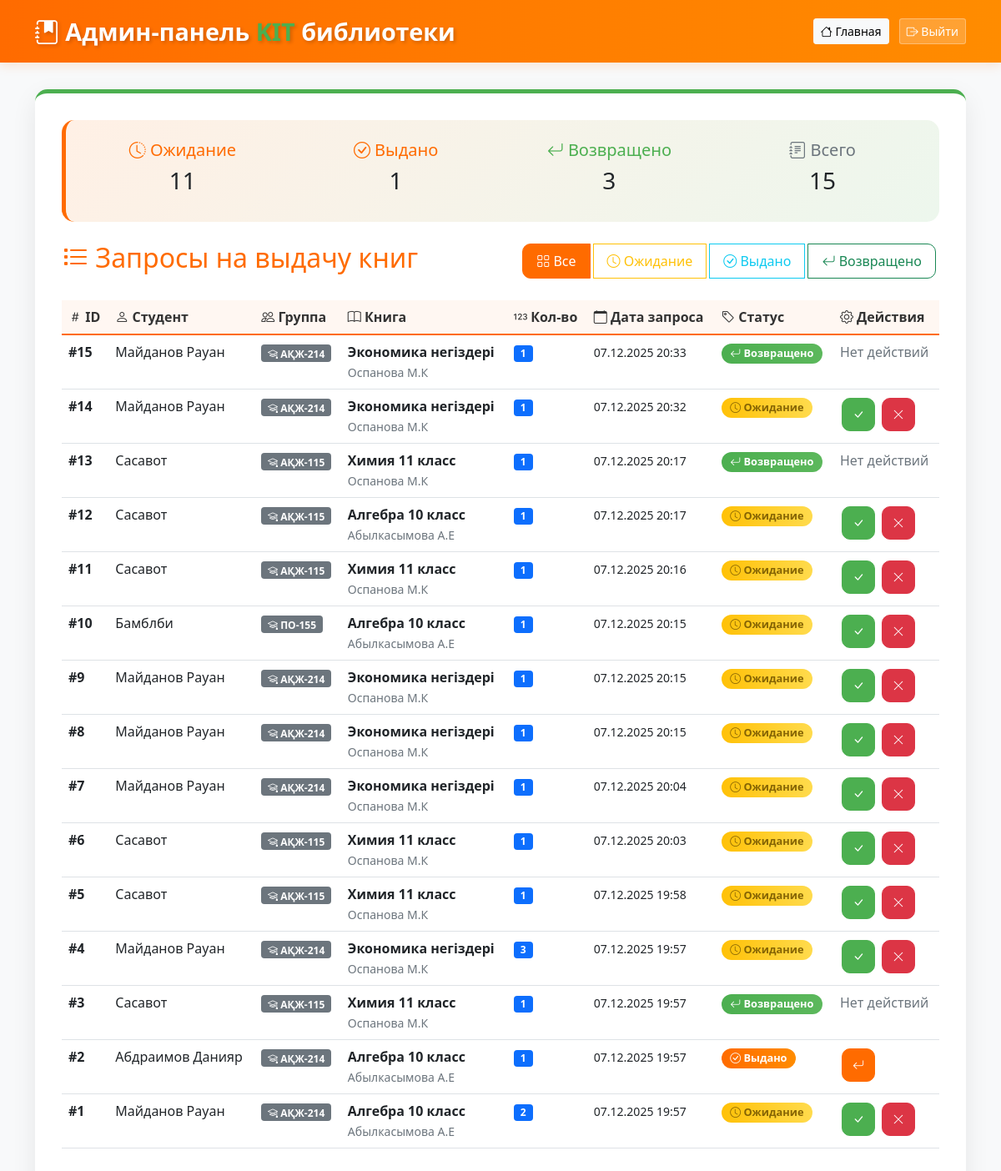
/admin (signed in), run on an earlier commit of the app's database.
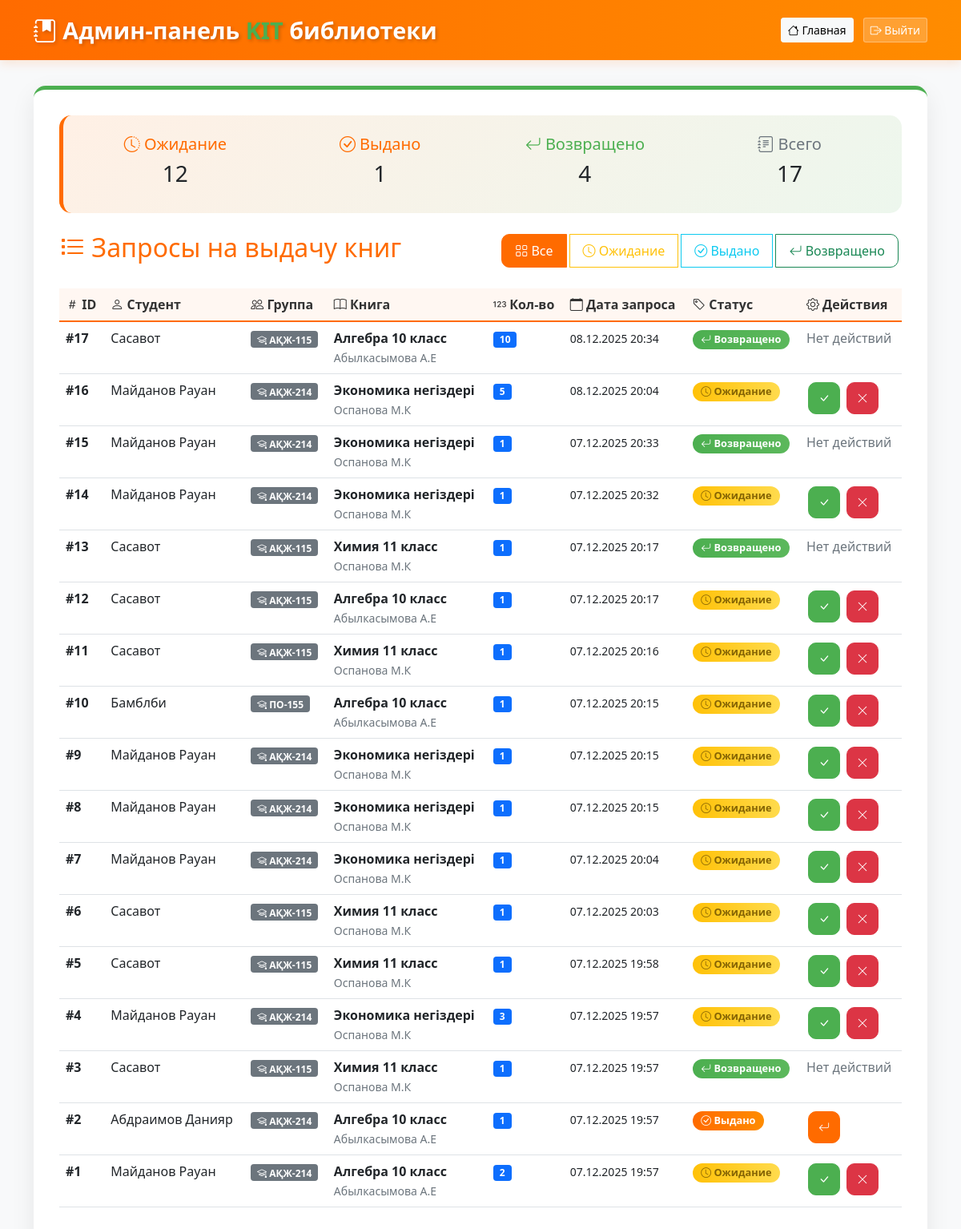
And on a later commit of the database.
### models.py (models this page shows, shortened)
class BookRequest(db.Model):
    __tablename__ = 'book_requests'
    id = db.Column(db.Integer, primary_key=True)
    request_number = db.Column(db.String(20), unique=True, nullable=True)
    student_id = db.Column(db.Integer, db.ForeignKey('students.id'), nullable=False)
    book_id = db.Column(db.Integer, db.ForeignKey('books.id'), nullable=False)
    request_date = db.Column(db.DateTime, nullable=False, default=db.func.now())  # Дата создания запроса
    issue_date = db.Column(db.DateTime)  # Дата выдачи (когда библиотекарь подтвердил)
    planned_return_date = db.Column(db.DateTime)  # Планируемая дата возврата (+90 минут)
    actual_return_date = db.Column(db.DateTime)  # Фактическая дата возврата
    quantity = db.Column(db.Integer, nullable=False, default=1)  # Количество взятых экземпляров
    status = db.Column(db.String(20), nullable=False, default='ожидание')  # статусы: ожидание, выдано, возвращено
    book = db.relationship('Book', backref='requests')

class Student(db.Model):
    __tablename__ = 'students'
    id = db.Column(db.Integer, primary_key=True)
    full_name = db.Column(db.String(100), nullable=False)  # ФИО
    group_id = db.Column(db.Integer, db.ForeignKey('groups.id'), nullable=False)
    book_requests = db.relationship('BookRequest', backref='student', lazy=True)

class Group(db.Model):
    __tablename__ = 'groups'
    id = db.Column(db.Integer, primary_key=True)
    name = db.Column(db.String(50), unique=True, nullable=False)  # Например: "АҚЖ-214"
    language = db.Column(db.String(10), nullable=False)  # "kz" или "ru"
    course = db.Column(db.Integer, nullable=False)  # 1 или 2
    students = db.relationship('Student', backref='group', lazy=True)

class Book(db.Model):
    __tablename__ = 'books'
    id = db.Column(db.Integer, primary_key=True)
    name = db.Column(db.String(200), nullable=False)  # Название книги
    author = db.Column(db.String(100), nullable=False)  # Автор книги
    year = db.Column(db.Integer, nullable=False)  # Год издания
    total_quantity = db.Column(db.Integer, nullable=False)  # Всего экземпляров
    available_quantity = db.Column(db.Integer, nullable=False)  # Доступно сейчас
    language = db.Column(db.String(10), nullable=False)  # Язык книги
    course = db.Column(db.Integer, nullable=False)  # Курс

### app.py (the view)
@app.route('/admin')
@admin_required
def admin_dashboard():
    requests = BookRequest.query.order_by(BookRequest.request_date.desc()).all()
    return render_template('admin.html', requests=requests)

### app.py (called while the page is built)
def admin_required(f):
    @wraps(f)
    def decorated_function(*args, **kwargs):
        if not session.get('admin_logged_in'):
            return redirect(url_for('admin_login'))
        return f(*args, **kwargs)
    return decorated_function

### templates/admin.html (shortened to what this page needs)
<!DOCTYPE html>
<html lang="ru">
<head>
    <link href="https://cdn.jsdelivr.net/npm/bootstrap@5.1.3/dist/css/bootstrap.min.css" rel="stylesheet">
    <link rel="stylesheet" href="https://cdn.jsdelivr.net/npm/bootstrap-icons@1.8.1/font/bootstrap-icons.css">
</head>
<body>
    <nav class="kit-header">
        <div class="container">
            <div class="d-flex justify-content-between align-items-center">
                <span class="kit-logo">
                    <i class="bi bi-journal-bookmark-fill"></i>
                    Админ-панель <span>KIT</span> библиотеки
                </span>
                <div>
                    <a href="{{ url_for('admin_dashboard') }}" class="btn btn-light btn-sm me-2">
                        <i class="bi bi-house"></i> Главная
                    </a>
                    <a href="{{ url_for('admin_logout') }}" class="btn btn-logout btn-sm text-white">
                        <i class="bi bi-box-arrow-right"></i> Выйти
                    </a>
                </div>
            </div>
        </div>
    </nav>
    <div class="container">
        <div class="admin-container">
            <div class="stats-card">
                <div class="row">
                    <div class="col-md-3 text-center">
                        <h5 style="color: var(--kit-orange);">
                            <i class="bi bi-clock-history"></i> Ожидание
                        </h5>
                        <h3>{{ requests|selectattr('status', 'equalto', 'ожидание')|list|length }}</h3>
                    </div>
                    <div class="col-md-3 text-center">
                        <h5 style="color: var(--kit-orange);">
                            <i class="bi bi-check-circle"></i> Выдано
                        </h5>
                        <h3>{{ requests|selectattr('status', 'equalto', 'выдано')|list|length }}</h3>
                    </div>
                    <div class="col-md-3 text-center">
                        <h5 style="color: var(--kit-green);">
                            <i class="bi bi-arrow-return-left"></i> Возвращено
                        </h5>
                        <h3>{{ requests|selectattr('status', 'equalto', 'возвращено')|list|length }}</h3>
                    </div>
                    <div class="col-md-3 text-center">
                        <h5 style="color: #6c757d;">
                            <i class="bi bi-journal-text"></i> Всего
                        </h5>
                        <h3>{{ requests|length }}</h3>
                    </div>
                </div>
            </div>
            <div class="d-flex justify-content-between align-items-center mb-4">
                <h2 style="color: var(--kit-orange);">
                    <i class="bi bi-list-task"></i> Запросы на выдачу книг
                </h2>
                <div class="btn-group">
                    <button class="btn filter-btn btn-outline-primary active" data-filter="all">
                        <i class="bi bi-grid"></i> Все
                    </button>
                    <button class="btn filter-btn btn-outline-warning" data-filter="waiting">
                        <i class="bi bi-clock"></i> Ожидание
                    </button>
                    <button class="btn filter-btn btn-outline-info" data-filter="issued">
                        <i class="bi bi-check-circle"></i> Выдано
                    </button>
                    <button class="btn filter-btn btn-outline-success" data-filter="returned">
                        <i class="bi bi-arrow-return-left"></i> Возвращено
                    </button>
                </div>
            </div>
            {% if requests %}
            <div class="table-responsive">
                <table class="table table-hover" id="requestsTable">
                    <thead class="table-light">
                        <tr>
                            <th><i class="bi bi-hash"></i> ID</th>
                            <th><i class="bi bi-person"></i> Студент</th>
                            <th><i class="bi bi-people"></i> Группа</th>
                            <th><i class="bi bi-book"></i> Книга</th>
                            <th><i class="bi bi-123"></i> Кол-во</th>
                            <th><i class="bi bi-calendar"></i> Дата запроса</th>
                            <th><i class="bi bi-tag"></i> Статус</th>
                            <th><i class="bi bi-gear"></i> Действия</th>
                        </tr>
                    </thead>
                    <tbody>
                        {% for req in requests %}
                        <tr data-status="{{ req.status }}">
                            <td><strong>#{{ req.id }}</strong></td>
                            <td>{{ req.student.full_name if req.student else 'Неизвестно' }}</td>
                            <td>
                                {% if req.student and req.student.group %}
                                    <span class="badge bg-secondary">
                                        <i class="bi bi-mortarboard"></i> {{ req.student.group.name }}
                                    </span>
                                {% else %}
                                    -
                                {% endif %}
                            </td>
                            <td>
                                {% if req.book %}
                                    <strong>{{ req.book.name }}</strong><br>
                                    <small class="text-muted">{{ req.book.author }}</small>
                                {% else %}
                                    <span class="text-danger">Книга удалена</span>
                                {% endif %}
                            </td>
                            <td>
                                <span class="badge bg-primary">{{ req.quantity }}</span>
                            </td>
                            <td>
                                <small>
                                    {{ req.request_date.strftime('%d.%m.%Y %H:%M') if req.request_date else '-' }}
                                </small>
                            </td>
                            <td>
                                {% if req.status == 'ожидание' %}
                                    <span class="badge status-badge status-waiting">
                                        <i class="bi bi-clock"></i> Ожидание
                                    </span>
                                {% elif req.status == 'выдано' %}
                                    <span class="badge status-badge status-issued">
                                        <i class="bi bi-check-circle"></i> Выдано
                                    </span>
                                {% elif req.status == 'возвращено' %}
                                    <span class="badge status-badge status-returned">
                                        <i class="bi bi-arrow-return-left"></i> Возвращено
                                    </span>
                                {% endif %}
                            </td>
                            <td>
                                {% if req.status == 'ожидание' %}
                                    <button class="btn btn-success btn-sm action-btn"
                                        data-action="confirm"
                                        data-id="{{ req.id }}"
                                        title="Подтвердить выдачу"
                                        style="background: var(--kit-green); border-color: var(--kit-green);">
                                        <i class="bi bi-check-lg"></i>
                                    </button>
                                    <button class="btn btn-danger btn-sm action-btn"
                                        data-action="reject"
                                        data-id="{{ req.id }}"
                                        title="Отклонить запрос">
                                        <i class="bi bi-x-lg"></i>
                                    </button>
                                {% elif req.status == 'выдано' %}
                                    <button class="btn btn-primary btn-sm action-btn"
                                        data-action="return"
                                        data-id="{{ req.id }}"
                                        title="Отметить возврат"
                                        style="background: var(--kit-orange); border-color: var(--kit-orange);">
                                        <i class="bi bi-arrow-return-left"></i>
                                    </button>
                                {% else %}
                                    <span class="text-muted">Нет действий</span>
                                {% endif %}
                            </td>
                        </tr>
                        {% endfor %}
                    </tbody>
                </table>
            </div>
            {% endif %}
        </div>
    </div>
</body>
</html>

### templates/admin.html (style rules this page uses)
:root { --kit-orange: #ff6b00; --kit-green: #4CAF50; --kit-white: #ffffff; --kit-gray: #f8f9fa; }
body { background-color: #f8f9fa; font-family: 'Segoe UI', Tahoma, Geneva, Verdana, sans-serif; }
.kit-header { background: linear-gradient(90deg, var(--kit-orange) 0%, #ff8c00 100%); padding: 1rem 0; box-shadow: 0 4px 12px rgba(255, 107, 0, 0.15); }
.kit-logo { font-size: 1.8rem; font-weight: 700; color: white; text-shadow: 2px 2px 4px rgba(0,0,0,0.2); }
.kit-logo span { color: var(--kit-green); }
.status-badge { font-size: 0.8em; padding: 0.4em 0.8em; border-radius: 20px; font-weight: 600; }
.status-waiting { background: linear-gradient(90deg, #ffc107 0%, #ffdb4d 100%); color: #856404; }
.status-issued { background: linear-gradient(90deg, var(--kit-orange) 0%, #ff8c00 100%); color: white; }
.status-returned { background: linear-gradient(90deg, var(--kit-green) 0%, #5cb85c 100%); color: white; }
.action-btn { width: 40px; height: 40px; display: inline-flex; align-items: center; justify-content: center; margin: 2px; border-radius: 10px; transition: all 0.3s; }
.admin-container { background: white; border-radius: 15px; padding: 2rem; box-shadow: 0 10px 30px rgba(0,0,0,0.08); margin-top: 2rem; border-top: 5px solid var(--kit-green); }
.filter-btn { border-radius: 10px; padding: 0.5rem 1rem; margin: 0 0.25rem; }
.filter-btn.active { background: var(--kit-orange); color: white; border-color: var(--kit-orange); }
.stats-card { background: linear-gradient(135deg, rgba(255, 107, 0, 0.1) 0%, rgba(76, 175, 80, 0.1) 100%); border-radius: 15px; padding: 1.5rem; margin-bottom: 1.5rem; border-left: 5px solid var(--kit-orange); }
.table th { background-color: rgba(255, 107, 0, 0.05); color: #333; font-weight: 600; border-bottom: 2px solid var(--kit-orange); }
.btn-logout { background: rgba(255, 255, 255, 0.2); border: 1px solid rgba(255, 255, 255, 0.3); }

What changed in the data, as far as the page shows it:
added BookRequest: id "17", student "Сасавот", student.group.name "АҚЖ-115", book.name "Алгебра 10 класс", book.author "Абылкасымова А.Е", quantity "10", request_date "08.12.2025 20:34", status "возвращено" (drawn)
added BookRequest: id "16", student "Майданов Рауан", student.group.name "АҚЖ-214", book.name "Экономика негіздері", book.author "Оспанова М.К", quantity "5", request_date "08.12.2025 20:04", status "ожидание" (drawn)
Also different on the page:
{{ requests|selectattr('status', 'equalto', 'ожидание')|list|length }}: "11" → "12"
{{ requests|selectattr('status', 'equalto', 'возвращено')|list|length }}: "3" → "4"
{{ requests|length }}: "15" → "17"
